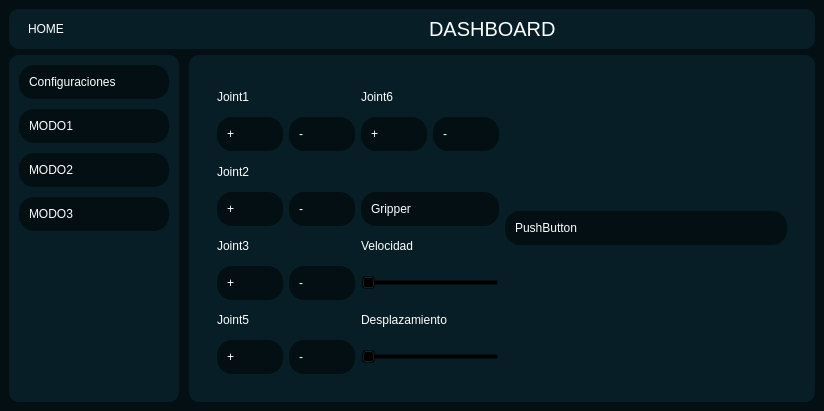
<?xml version="1.0" encoding="UTF-8"?>
<ui version="4.0">
 <class>MainWindow</class>
 <widget class="QMainWindow" name="MainWindow">
  <property name="geometry">
   <rect>
    <x>0</x>
    <y>0</y>
    <width>824</width>
    <height>411</height>
   </rect>
  </property>
  <property name="windowTitle">
   <string>MainWindow</string>
  </property>
  <property name="styleSheet">
   <string notr="true">*{
	border:none;
	background-color:transparent;
	color:#fff;
}
#centralwidget{
	background-color: #040f13;
}
#sideMenu{
	padding:10px;
	background-color: #071e26;
	border-radius:10px;
}

QPushButton{
padding:10px;
background-color:  #040f13;
border-radius:15px;

text-align: left;

}
#mainBody{
	padding:10px;
	background-color: #071e26;
	border-radius:10px;
}
#header{
	background-color: #071e26;
	border-radius:10px;
}
#menuBtn{
	background-color:transparent;
	border-radius:10px;
}
/*
#op1:hover{
	background-color: #82E0AA;
}
#op2:hover{
	background-color: #82E0AA;
}
#op3:hover{
	background-color: #82E0AA;
}
#op4:hover{
	background-color: #82E0AA;
}
*/
#op4:pressed{
	background-color: #138D75;
}

#op1:pressed{
	background-color: #138D75;
}
#op2:pressed{
	background-color: #138D75;
}
#op3:pressed{
	background-color: #138D75;
}
#op4:pressed{
	background-color: #138D75;
}
QLineEdit{
	background-color: rgb(255, 255, 255);
	border-radius:5px;
	color: black;
}
#configC{
	background-color: #34495E ;
	border-radius:10px;
}
#configC_2{
	background-color:#34495E ;
	border-radius:10px;
}
#btnConnect:pressed{
	background-color: #138D75;
}
#btnDisconnect:pressed{
background-color: #138D75;
}
#sendBtn{
text-align: center;
}
#sendBtn:pressed{
background-color: #138D75;
}
#btnJoint1pos:pressed{
background-color: #138D75;
}
#btnJoint1neg:pressed{
background-color: #138D75;
}
#btnJoint2pos:pressed{
background-color: #138D75;
}
#btnJoint2neg:pressed{
background-color: #138D75;
}

#btnJoint2pos:pressed{
background-color: #138D75;
}
#btnJoint2neg:pressed{
background-color: #138D75;
}

#btnJoint3pos:pressed{
background-color: #138D75;
}
#btnJoint3neg:pressed{
background-color: #138D75;
}

#btnJoint4pos:pressed{
background-color: #138D75;
}
#btnJoint4neg:pressed{
background-color: #138D75;
}

#btnJoint5pos:pressed{
background-color: #138D75;
}
#btnJoint5neg:pressed{
background-color: #138D75;
}

#btnJoint6pos:pressed{
background-color: #138D75;
}
#btnJoint6neg:pressed{
background-color: #138D75;
}

</string>
  </property>
  <widget class="QWidget" name="centralwidget">
   <layout class="QVBoxLayout" name="verticalLayout">
    <item>
     <widget class="QFrame" name="header">
      <property name="maximumSize">
       <size>
        <width>16777215</width>
        <height>40</height>
       </size>
      </property>
      <property name="frameShape">
       <enum>QFrame::StyledPanel</enum>
      </property>
      <property name="frameShadow">
       <enum>QFrame::Raised</enum>
      </property>
      <layout class="QHBoxLayout" name="horizontalLayout">
       <property name="leftMargin">
        <number>9</number>
       </property>
       <property name="topMargin">
        <number>0</number>
       </property>
       <property name="rightMargin">
        <number>0</number>
       </property>
       <property name="bottomMargin">
        <number>0</number>
       </property>
       <item alignment="Qt::AlignLeft">
        <widget class="QFrame" name="frame_3">
         <property name="frameShape">
          <enum>QFrame::StyledPanel</enum>
         </property>
         <property name="frameShadow">
          <enum>QFrame::Raised</enum>
         </property>
         <layout class="QHBoxLayout" name="horizontalLayout_3">
          <property name="leftMargin">
           <number>0</number>
          </property>
          <property name="topMargin">
           <number>0</number>
          </property>
          <property name="rightMargin">
           <number>0</number>
          </property>
          <property name="bottomMargin">
           <number>0</number>
          </property>
          <item>
           <widget class="QPushButton" name="menuBtn">
            <property name="minimumSize">
             <size>
              <width>30</width>
              <height>0</height>
             </size>
            </property>
            <property name="maximumSize">
             <size>
              <width>16777215</width>
              <height>30</height>
             </size>
            </property>
            <property name="text">
             <string>HOME</string>
            </property>
            <property name="icon">
             <iconset resource="icons.qrc">
              <normaloff>:/David/ICONS/home.svg</normaloff>:/David/ICONS/home.svg</iconset>
            </property>
            <property name="iconSize">
             <size>
              <width>24</width>
              <height>24</height>
             </size>
            </property>
           </widget>
          </item>
         </layout>
        </widget>
       </item>
       <item>
        <widget class="QFrame" name="frame_4">
         <property name="frameShape">
          <enum>QFrame::StyledPanel</enum>
         </property>
         <property name="frameShadow">
          <enum>QFrame::Raised</enum>
         </property>
         <layout class="QHBoxLayout" name="horizontalLayout_4">
          <property name="leftMargin">
           <number>9</number>
          </property>
          <item>
           <widget class="QLabel" name="label">
            <property name="font">
             <font>
              <pointsize>15</pointsize>
             </font>
            </property>
            <property name="text">
             <string>DASHBOARD</string>
            </property>
           </widget>
          </item>
         </layout>
        </widget>
       </item>
      </layout>
     </widget>
    </item>
    <item>
     <widget class="QFrame" name="frame_2">
      <property name="sizePolicy">
       <sizepolicy hsizetype="Preferred" vsizetype="Preferred">
        <horstretch>0</horstretch>
        <verstretch>0</verstretch>
       </sizepolicy>
      </property>
      <property name="frameShape">
       <enum>QFrame::StyledPanel</enum>
      </property>
      <property name="frameShadow">
       <enum>QFrame::Raised</enum>
      </property>
      <layout class="QHBoxLayout" name="horizontalLayout_2">
       <property name="spacing">
        <number>10</number>
       </property>
       <property name="leftMargin">
        <number>0</number>
       </property>
       <property name="topMargin">
        <number>0</number>
       </property>
       <property name="rightMargin">
        <number>0</number>
       </property>
       <property name="bottomMargin">
        <number>0</number>
       </property>
       <item alignment="Qt::AlignLeft">
        <widget class="QFrame" name="sideMenu">
         <property name="frameShape">
          <enum>QFrame::StyledPanel</enum>
         </property>
         <property name="frameShadow">
          <enum>QFrame::Raised</enum>
         </property>
         <layout class="QVBoxLayout" name="verticalLayout_2">
          <property name="spacing">
           <number>0</number>
          </property>
          <property name="leftMargin">
           <number>0</number>
          </property>
          <property name="topMargin">
           <number>0</number>
          </property>
          <property name="rightMargin">
           <number>0</number>
          </property>
          <property name="bottomMargin">
           <number>0</number>
          </property>
          <item alignment="Qt::AlignTop">
           <widget class="QFrame" name="frame_5">
            <property name="minimumSize">
             <size>
              <width>150</width>
              <height>0</height>
             </size>
            </property>
            <property name="maximumSize">
             <size>
              <width>150</width>
              <height>16777215</height>
             </size>
            </property>
            <property name="frameShape">
             <enum>QFrame::StyledPanel</enum>
            </property>
            <property name="frameShadow">
             <enum>QFrame::Raised</enum>
            </property>
            <layout class="QVBoxLayout" name="verticalLayout_3">
             <property name="spacing">
              <number>10</number>
             </property>
             <property name="leftMargin">
              <number>0</number>
             </property>
             <property name="topMargin">
              <number>0</number>
             </property>
             <property name="rightMargin">
              <number>0</number>
             </property>
             <property name="bottomMargin">
              <number>0</number>
             </property>
             <item>
              <widget class="QPushButton" name="op1">
               <property name="cursor">
                <cursorShape>PointingHandCursor</cursorShape>
               </property>
               <property name="text">
                <string>Configuraciones</string>
               </property>
               <property name="icon">
                <iconset resource="icons.qrc">
                 <normaloff>:/David/ICONS/settings.svg</normaloff>:/David/ICONS/settings.svg</iconset>
               </property>
               <property name="iconSize">
                <size>
                 <width>24</width>
                 <height>24</height>
                </size>
               </property>
              </widget>
             </item>
             <item>
              <widget class="QPushButton" name="op2">
               <property name="cursor">
                <cursorShape>PointingHandCursor</cursorShape>
               </property>
               <property name="text">
                <string>MODO1</string>
               </property>
               <property name="icon">
                <iconset resource="icons.qrc">
                 <normaloff>:/David/ICONS/crosshair.svg</normaloff>:/David/ICONS/crosshair.svg</iconset>
               </property>
               <property name="iconSize">
                <size>
                 <width>24</width>
                 <height>24</height>
                </size>
               </property>
               <property name="flat">
                <bool>false</bool>
               </property>
              </widget>
             </item>
             <item>
              <widget class="QPushButton" name="op3">
               <property name="cursor">
                <cursorShape>PointingHandCursor</cursorShape>
               </property>
               <property name="text">
                <string>MODO2</string>
               </property>
               <property name="icon">
                <iconset resource="icons.qrc">
                 <normaloff>:/David/ICONS/maximize.svg</normaloff>:/David/ICONS/maximize.svg</iconset>
               </property>
               <property name="iconSize">
                <size>
                 <width>24</width>
                 <height>24</height>
                </size>
               </property>
              </widget>
             </item>
             <item>
              <widget class="QPushButton" name="op4">
               <property name="cursor">
                <cursorShape>PointingHandCursor</cursorShape>
               </property>
               <property name="text">
                <string>MODO3</string>
               </property>
               <property name="icon">
                <iconset resource="icons.qrc">
                 <normaloff>:/David/ICONS/terminal.svg</normaloff>:/David/ICONS/terminal.svg</iconset>
               </property>
               <property name="iconSize">
                <size>
                 <width>24</width>
                 <height>24</height>
                </size>
               </property>
              </widget>
             </item>
            </layout>
           </widget>
          </item>
         </layout>
        </widget>
       </item>
       <item>
        <widget class="QFrame" name="mainBody">
         <property name="sizePolicy">
          <sizepolicy hsizetype="Expanding" vsizetype="Preferred">
           <horstretch>0</horstretch>
           <verstretch>0</verstretch>
          </sizepolicy>
         </property>
         <property name="layoutDirection">
          <enum>Qt::LeftToRight</enum>
         </property>
         <property name="frameShape">
          <enum>QFrame::StyledPanel</enum>
         </property>
         <property name="frameShadow">
          <enum>QFrame::Raised</enum>
         </property>
         <layout class="QHBoxLayout" name="horizontalLayout_5">
          <property name="spacing">
           <number>0</number>
          </property>
          <property name="leftMargin">
           <number>0</number>
          </property>
          <property name="topMargin">
           <number>0</number>
          </property>
          <property name="rightMargin">
           <number>0</number>
          </property>
          <property name="bottomMargin">
           <number>0</number>
          </property>
          <item>
           <widget class="QStackedWidget" name="stackedWidget">
            <property name="currentIndex">
             <number>3</number>
            </property>
            <widget class="QWidget" name="page1">
             <layout class="QHBoxLayout" name="horizontalLayout_7">
              <item>
               <widget class="QFrame" name="frame_8">
                <property name="frameShape">
                 <enum>QFrame::StyledPanel</enum>
                </property>
                <property name="frameShadow">
                 <enum>QFrame::Raised</enum>
                </property>
                <layout class="QHBoxLayout" name="horizontalLayout_10">
                 <item>
                  <widget class="QFrame" name="configC_2">
                   <property name="maximumSize">
                    <size>
                     <width>300</width>
                     <height>16777215</height>
                    </size>
                   </property>
                   <property name="frameShape">
                    <enum>QFrame::StyledPanel</enum>
                   </property>
                   <property name="frameShadow">
                    <enum>QFrame::Raised</enum>
                   </property>
                   <layout class="QVBoxLayout" name="verticalLayout_4">
                    <item>
                     <layout class="QGridLayout" name="gridLayout">
                      <item row="3" column="0">
                       <widget class="QLabel" name="label_6">
                        <property name="text">
                         <string>BAUDIOS:</string>
                        </property>
                       </widget>
                      </item>
                      <item row="3" column="3">
                       <widget class="QRadioButton" name="bau3">
                        <property name="text">
                         <string>115200</string>
                        </property>
                       </widget>
                      </item>
                      <item row="3" column="2">
                       <widget class="QRadioButton" name="bau2">
                        <property name="text">
                         <string>19200</string>
                        </property>
                       </widget>
                      </item>
                      <item row="4" column="1">
                       <widget class="QRadioButton" name="stop1">
                        <property name="text">
                         <string>TWO</string>
                        </property>
                       </widget>
                      </item>
                      <item row="1" column="0">
                       <widget class="QLabel" name="label_5">
                        <property name="text">
                         <string>COM</string>
                        </property>
                       </widget>
                      </item>
                      <item row="0" column="0" colspan="4">
                       <widget class="QLabel" name="titulo">
                        <property name="maximumSize">
                         <size>
                          <width>16777215</width>
                          <height>50</height>
                         </size>
                        </property>
                        <property name="text">
                         <string>Tabla De Ajustes</string>
                        </property>
                       </widget>
                      </item>
                      <item row="4" column="2">
                       <widget class="QRadioButton" name="stop2">
                        <property name="text">
                         <string>ONE</string>
                        </property>
                       </widget>
                      </item>
                      <item row="3" column="1">
                       <widget class="QRadioButton" name="bau1">
                        <property name="text">
                         <string>9600</string>
                        </property>
                       </widget>
                      </item>
                      <item row="5" column="0" colspan="4">
                       <widget class="QPushButton" name="btnConnect">
                        <property name="text">
                         <string>Conectarse</string>
                        </property>
                       </widget>
                      </item>
                      <item row="4" column="3">
                       <widget class="QRadioButton" name="stop3">
                        <property name="text">
                         <string>THREE</string>
                        </property>
                       </widget>
                      </item>
                      <item row="6" column="0" colspan="4">
                       <widget class="QPushButton" name="btnDisconnect">
                        <property name="text">
                         <string>Desconectarse</string>
                        </property>
                       </widget>
                      </item>
                      <item row="1" column="1" colspan="3">
                       <widget class="QLineEdit" name="puerto">
                        <property name="sizePolicy">
                         <sizepolicy hsizetype="Expanding" vsizetype="Fixed">
                          <horstretch>0</horstretch>
                          <verstretch>0</verstretch>
                         </sizepolicy>
                        </property>
                        <property name="cursorPosition">
                         <number>0</number>
                        </property>
                       </widget>
                      </item>
                      <item row="4" column="0">
                       <widget class="QLabel" name="label_24">
                        <property name="text">
                         <string>STOPBITS:</string>
                        </property>
                       </widget>
                      </item>
                     </layout>
                    </item>
                   </layout>
                  </widget>
                 </item>
                 <item>
                  <widget class="QFrame" name="configC">
                   <property name="sizePolicy">
                    <sizepolicy hsizetype="Preferred" vsizetype="Preferred">
                     <horstretch>0</horstretch>
                     <verstretch>0</verstretch>
                    </sizepolicy>
                   </property>
                   <property name="frameShape">
                    <enum>QFrame::StyledPanel</enum>
                   </property>
                   <property name="frameShadow">
                    <enum>QFrame::Raised</enum>
                   </property>
                   <layout class="QVBoxLayout" name="verticalLayout_5">
                    <item>
                     <layout class="QGridLayout" name="gridLayout_2">
                      <item row="4" column="0">
                       <widget class="QLabel" name="label_12">
                        <property name="text">
                         <string>StopBits:</string>
                        </property>
                       </widget>
                      </item>
                      <item row="1" column="0">
                       <widget class="QLabel" name="label_9">
                        <property name="text">
                         <string>Com:</string>
                        </property>
                       </widget>
                      </item>
                      <item row="5" column="0">
                       <widget class="QLabel" name="label_13">
                        <property name="text">
                         <string>Parity:</string>
                        </property>
                       </widget>
                      </item>
                      <item row="3" column="0">
                       <widget class="QLabel" name="label_11">
                        <property name="text">
                         <string>Paridad:</string>
                        </property>
                       </widget>
                      </item>
                      <item row="2" column="0">
                       <widget class="QLabel" name="label_10">
                        <property name="text">
                         <string>Baudios:</string>
                        </property>
                       </widget>
                      </item>
                      <item row="4" column="1">
                       <widget class="QLabel" name="label_14">
                        <property name="text">
                         <string>--</string>
                        </property>
                       </widget>
                      </item>
                      <item row="5" column="1">
                       <widget class="QLabel" name="label_15">
                        <property name="text">
                         <string>--</string>
                        </property>
                       </widget>
                      </item>
                      <item row="3" column="1">
                       <widget class="QLabel" name="label_16">
                        <property name="text">
                         <string>--</string>
                        </property>
                       </widget>
                      </item>
                      <item row="2" column="1">
                       <widget class="QLabel" name="label_17">
                        <property name="text">
                         <string>--</string>
                        </property>
                       </widget>
                      </item>
                      <item row="1" column="1">
                       <widget class="QLabel" name="label_18">
                        <property name="text">
                         <string>--</string>
                        </property>
                       </widget>
                      </item>
                      <item row="0" column="0" colspan="2">
                       <widget class="QLabel" name="label_8">
                        <property name="text">
                         <string>Configuracion Seleccionada:</string>
                        </property>
                       </widget>
                      </item>
                     </layout>
                    </item>
                   </layout>
                  </widget>
                 </item>
                </layout>
               </widget>
              </item>
             </layout>
            </widget>
            <widget class="QWidget" name="page3">
             <layout class="QHBoxLayout" name="horizontalLayout_9">
              <item>
               <widget class="QFrame" name="frame_6">
                <property name="frameShape">
                 <enum>QFrame::StyledPanel</enum>
                </property>
                <property name="frameShadow">
                 <enum>QFrame::Raised</enum>
                </property>
                <layout class="QVBoxLayout" name="verticalLayout_6">
                 <item>
                  <widget class="QLabel" name="label_25">
                   <property name="maximumSize">
                    <size>
                     <width>16777215</width>
                     <height>30</height>
                    </size>
                   </property>
                   <property name="text">
                    <string>Desplazamiento por posiciones</string>
                   </property>
                  </widget>
                 </item>
                 <item>
                  <layout class="QGridLayout" name="gridLayout_5">
                   <item row="1" column="1">
                    <widget class="QPushButton" name="pushButton_17">
                     <property name="text">
                      <string>POSITIVO EN Y</string>
                     </property>
                    </widget>
                   </item>
                   <item row="0" column="1">
                    <widget class="QPushButton" name="pushButton_15">
                     <property name="text">
                      <string>POSITIVO EN X</string>
                     </property>
                    </widget>
                   </item>
                   <item row="0" column="0">
                    <widget class="QPushButton" name="pushButton_14">
                     <property name="text">
                      <string>NEGATIVO EN X</string>
                     </property>
                    </widget>
                   </item>
                   <item row="1" column="0">
                    <widget class="QPushButton" name="pushButton_16">
                     <property name="text">
                      <string>NEGATIVO EN Y</string>
                     </property>
                    </widget>
                   </item>
                   <item row="2" column="0">
                    <widget class="QPushButton" name="pushButton_18">
                     <property name="text">
                      <string>NEGATIVO EN Z</string>
                     </property>
                    </widget>
                   </item>
                   <item row="2" column="1">
                    <widget class="QPushButton" name="pushButton_19">
                     <property name="text">
                      <string>POSITIVO EN Z</string>
                     </property>
                    </widget>
                   </item>
                  </layout>
                 </item>
                </layout>
               </widget>
              </item>
             </layout>
            </widget>
            <widget class="QWidget" name="page4">
             <layout class="QHBoxLayout" name="horizontalLayout_6">
              <item>
               <widget class="QFrame" name="frame">
                <property name="frameShape">
                 <enum>QFrame::StyledPanel</enum>
                </property>
                <property name="frameShadow">
                 <enum>QFrame::Raised</enum>
                </property>
                <layout class="QHBoxLayout" name="horizontalLayout_11">
                 <item>
                  <layout class="QGridLayout" name="gridLayout_6">
                   <property name="verticalSpacing">
                    <number>10</number>
                   </property>
                   <item row="4" column="0">
                    <widget class="QFrame" name="frame_9">
                     <property name="minimumSize">
                      <size>
                       <width>0</width>
                       <height>156</height>
                      </size>
                     </property>
                     <property name="maximumSize">
                      <size>
                       <width>16777215</width>
                       <height>150</height>
                      </size>
                     </property>
                     <property name="frameShape">
                      <enum>QFrame::StyledPanel</enum>
                     </property>
                     <property name="frameShadow">
                      <enum>QFrame::Raised</enum>
                     </property>
                    </widget>
                   </item>
                   <item row="2" column="0">
                    <widget class="QLineEdit" name="lineComand">
                     <property name="minimumSize">
                      <size>
                       <width>0</width>
                       <height>25</height>
                      </size>
                     </property>
                    </widget>
                   </item>
                   <item row="0" column="0">
                    <widget class="QLabel" name="label_2">
                     <property name="text">
                      <string>Consola Serial</string>
                     </property>
                    </widget>
                   </item>
                   <item row="1" column="0">
                    <widget class="QLabel" name="label_26">
                     <property name="text">
                      <string>Ingresa los comandos:</string>
                     </property>
                    </widget>
                   </item>
                   <item row="3" column="0">
                    <widget class="QPushButton" name="sendBtn">
                     <property name="text">
                      <string>Enviar</string>
                     </property>
                    </widget>
                   </item>
                  </layout>
                 </item>
                </layout>
               </widget>
              </item>
             </layout>
            </widget>
            <widget class="QWidget" name="page2">
             <property name="enabled">
              <bool>true</bool>
             </property>
             <layout class="QHBoxLayout" name="horizontalLayout_8">
              <item>
               <widget class="QFrame" name="frame_7">
                <property name="frameShape">
                 <enum>QFrame::StyledPanel</enum>
                </property>
                <property name="frameShadow">
                 <enum>QFrame::Raised</enum>
                </property>
                <layout class="QHBoxLayout" name="horizontalLayout_12">
                 <item>
                  <layout class="QGridLayout" name="gridLayout_3">
                   <item row="6" column="0">
                    <widget class="QPushButton" name="btnJoint3pos">
                     <property name="text">
                      <string>+</string>
                     </property>
                    </widget>
                   </item>
                   <item row="1" column="0" colspan="2">
                    <widget class="QLabel" name="label_3">
                     <property name="text">
                      <string>Joint1</string>
                     </property>
                    </widget>
                   </item>
                   <item row="2" column="0">
                    <widget class="QPushButton" name="btnJoint1pos">
                     <property name="text">
                      <string>+</string>
                     </property>
                    </widget>
                   </item>
                   <item row="1" column="2">
                    <widget class="QLabel" name="label_21">
                     <property name="text">
                      <string>Joint6</string>
                     </property>
                    </widget>
                   </item>
                   <item row="2" column="1">
                    <widget class="QPushButton" name="btnJoint1neg">
                     <property name="text">
                      <string>-</string>
                     </property>
                    </widget>
                   </item>
                   <item row="4" column="0">
                    <widget class="QPushButton" name="btnJoint2pos">
                     <property name="text">
                      <string>+</string>
                     </property>
                    </widget>
                   </item>
                   <item row="6" column="1">
                    <widget class="QPushButton" name="btnJoint3neg">
                     <property name="text">
                      <string>-</string>
                     </property>
                    </widget>
                   </item>
                   <item row="4" column="1">
                    <widget class="QPushButton" name="btnJoint2neg">
                     <property name="text">
                      <string>-</string>
                     </property>
                    </widget>
                   </item>
                   <item row="5" column="0">
                    <widget class="QLabel" name="label_19">
                     <property name="text">
                      <string>Joint3</string>
                     </property>
                    </widget>
                   </item>
                   <item row="7" column="0" colspan="2">
                    <widget class="QLabel" name="label_20">
                     <property name="text">
                      <string>Joint5</string>
                     </property>
                    </widget>
                   </item>
                   <item row="3" column="0" colspan="2">
                    <widget class="QLabel" name="label_7">
                     <property name="text">
                      <string>Joint2</string>
                     </property>
                    </widget>
                   </item>
                   <item row="8" column="0">
                    <widget class="QPushButton" name="btnJoint5pos">
                     <property name="text">
                      <string>+</string>
                     </property>
                    </widget>
                   </item>
                   <item row="8" column="1">
                    <widget class="QPushButton" name="btnJoint5neg">
                     <property name="text">
                      <string>-</string>
                     </property>
                    </widget>
                   </item>
                   <item row="2" column="2">
                    <widget class="QPushButton" name="btnJoint6pos">
                     <property name="text">
                      <string>+</string>
                     </property>
                    </widget>
                   </item>
                   <item row="2" column="3">
                    <widget class="QPushButton" name="btnJoint6neg">
                     <property name="text">
                      <string>-</string>
                     </property>
                    </widget>
                   </item>
                   <item row="4" column="2" colspan="2">
                    <widget class="QPushButton" name="btnGripper">
                     <property name="text">
                      <string>Gripper</string>
                     </property>
                    </widget>
                   </item>
                   <item row="5" column="2">
                    <widget class="QLabel" name="label_4">
                     <property name="text">
                      <string>Velocidad</string>
                     </property>
                    </widget>
                   </item>
                   <item row="6" column="2" colspan="2">
                    <widget class="QSlider" name="horizontalSlider">
                     <property name="orientation">
                      <enum>Qt::Horizontal</enum>
                     </property>
                    </widget>
                   </item>
                   <item row="8" column="2" colspan="2">
                    <widget class="QSlider" name="horizontalSlider_2">
                     <property name="orientation">
                      <enum>Qt::Horizontal</enum>
                     </property>
                    </widget>
                   </item>
                   <item row="7" column="2" colspan="2">
                    <widget class="QLabel" name="label_23">
                     <property name="text">
                      <string>Desplazamiento</string>
                     </property>
                    </widget>
                   </item>
                  </layout>
                 </item>
                 <item>
                  <layout class="QGridLayout" name="gridLayout_4">
                   <item row="6" column="0">
                    <widget class="QPushButton" name="pushButton">
                     <property name="text">
                      <string>PushButton</string>
                     </property>
                    </widget>
                   </item>
                  </layout>
                 </item>
                </layout>
               </widget>
              </item>
             </layout>
            </widget>
           </widget>
          </item>
         </layout>
        </widget>
       </item>
      </layout>
     </widget>
    </item>
   </layout>
  </widget>
 </widget>
 <resources>
  <include location="icons.qrc"/>
 </resources>
 <connections/>
</ui>
